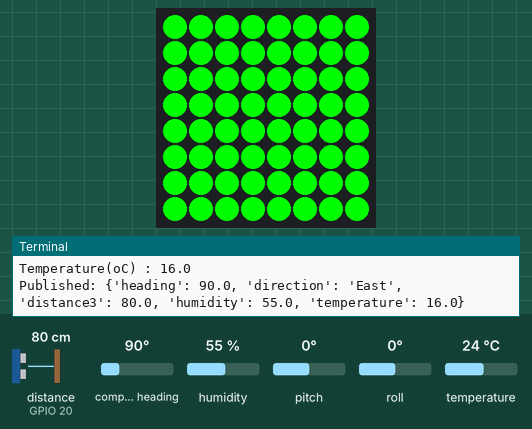
Simulated run of this program. Board: Raspberry Pi (BCM pin numbers) with a Sense HAT. On the bench: the Sense HAT's 8×8 RGB LED matrix, the last lines printed to the terminal. Inputs (shaded band) come from the test bench; at power-on: distance to the obstacle (sensor on GPIO 20) 80 cm, compass heading 90°, humidity 55 %, pitch 0°, roll 0°, temperature 24 °C. The echo pulse lasts 58.3 µs per cm; no MQTT or app messages arrive unless stated; the Sense HAT reports a negative pitch or roll as 360° plus the angle.

Above: at 1.3 s.
1.4 s: distance to the obstacle (sensor on GPIO 20) set to 7 cm
3.7 s: distance to the obstacle (sensor on GPIO 20) set to 4 cm
At 5.8 s:
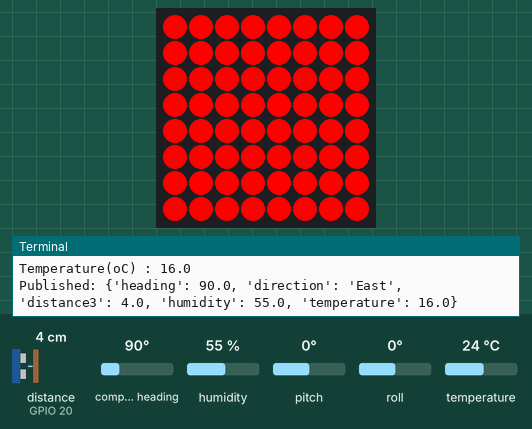
8.1 s: distance to the obstacle (sensor on GPIO 20) set to 9 cm
At 9.1 s:
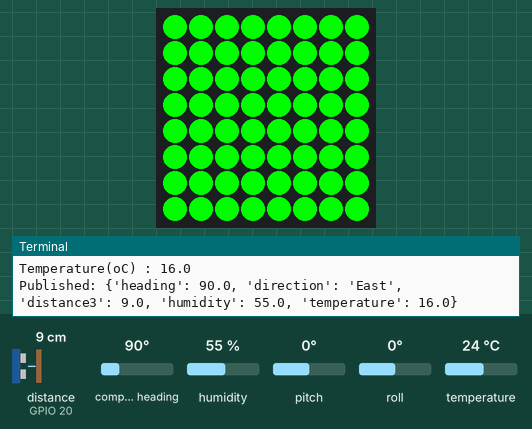
10.1 s: distance to the obstacle (sensor on GPIO 20) set to 2 cm
At 11.8 s:
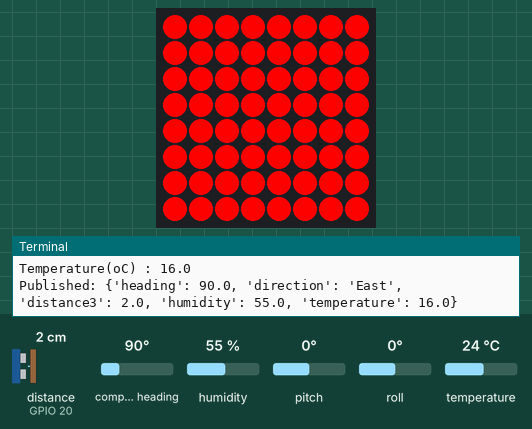
Timing chart, 0 to 13.3 s (numbered marks = the images above; inputs shaded):
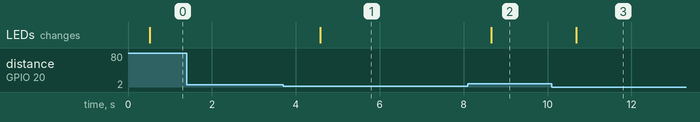

Measured:
- the behaviour switches between 6 and 5 cm on distance to the obstacle (sensor on GPIO 20) (found by bisection; images 0 and 1)
- after the input at 3.7 s, the LEDs: first change after 0.88 s (image 1 shows a later state)
- after the input at 8.1 s, the LEDs: change after 0.56 s (image 2)
- after the input at 10.1 s, the LEDs: change after 0.59 s (image 3)

The program:

06_Sensing_MQTT_1_.py
```python
#라즈베리 파이에서 측정한 센서 신호들을 하나의 문자열로 MQTT를 통해 Broker Server로 전송

from sense_hat import SenseHat
import time
from gpiozero import DistanceSensor
import math
import paho.mqtt.client as mqtt
from gpiozero.pins.pigpio import PiGPIOFactory

# GPIO 핀 번호 설정

#sensor1_trigger = 27
#sensor1_echo = 17
#sensor2_trigger = 15
#sensor2_echo = 14
sensor3_trigger = 21
sensor3_echo = 20

sense = SenseHat()

# Set pin factory
factory = PiGPIOFactory()

# 초음파 센서 객체 생성
#sensor1 = DistanceSensor(echo=sensor1_echo, trigger=sensor1_trigger, pin_factory=factory)
#sensor2 = DistanceSensor(echo=sensor2_echo, trigger=sensor2_trigger, pin_factory=factory)
sensor3 = DistanceSensor(echo=sensor3_echo, trigger=sensor3_trigger, pin_factory=factory)

# LED brightness
red = (255, 0, 0)
green = (0, 255, 0)
blue = (0, 0, 255)
white = (255, 255, 255)
out = (0, 0, 0)
angle = 0

# MQTT 설정
mqtt_broker = "localhost"  # 예: "localhost" 또는 브로커의 올바른 호스트 이름/주소
mqtt_port = 1883
mqtt_topic = "sensor/data"

# MQTT 클라이언트 초기화
client = mqtt.Client()

def get_heading():
    # Get the orientation data
    orientation = sense.get_orientation_degrees()
    pitch = orientation['pitch']
    roll = orientation['roll']
    yaw = orientation['yaw']

    # Print the yaw angle
    print(f"Pitch: {pitch:.2f} Roll: {roll:.2f} Yaw: {yaw:.2f}")
    return yaw

def on_connect(client, userdata, flags, rc):
    print("Connected with result code " + str(rc))

client.on_connect = on_connect
client.connect(mqtt_broker, mqtt_port, 60)

try:
    while True:
        # 거리 측정
        #distance1 = sensor1.distance * 100  # 거리를 센티미터로 변환
        #distance2 = sensor2.distance * 100
        distance3 = sensor3.distance * 100

        humid = sense.get_humidity()
        temp = sense.get_temperature()

        heading = get_heading()
        if heading < 22.5 or heading >= 337.5:
            direction = "North"
        elif 22.5 <= heading < 67.5:
            direction = "Northeast"
        elif 67.5 <= heading < 112.5:
            direction = "East"
        elif 112.5 <= heading < 157.5:
            direction = "Southeast"
        elif 157.5 <= heading < 202.5:
            direction = "South"
        elif 202.5 <= heading < 247.5:
            direction = "Southwest"
        elif 247.5 <= heading < 292.5:
            direction = "West"
        elif 292.5 <= heading < 337.5:
            direction = "Northwest"

        if distance3 <= 5:
            for i in range(8):
                for j in range(8):
                    sense.set_pixel(i, j, red)
        else:
            for i in range(8):
                for j in range(8):
                    sense.set_pixel(i, j, green)

        print(heading)
        print(f"Direction: {direction}")
        #print("Distance1: {:.2f} cm".format(distance1))
        #print("Distance2: {:.2f} cm".format(distance2))
        print("Distance3: {:.2f} cm".format(distance3))
        print("Humidity(%) : ", humid)
        print("Temperature(oC) :", temp - 8)

        # 센서 데이터 MQTT로 전송
        payload = {
            'heading': heading,
            'direction': direction,
            'distance3': distance3,
            'humidity': humid,
            'temperature': temp - 8  # 온도 보정
        }
        client.publish(mqtt_topic, str(payload))
        print(f"Published: {payload}")

        time.sleep(1)

except KeyboardInterrupt:
    print("종료")

finally:
    for i in range(8):
        for j in range(8):
            sense.set_pixel(i, j, out)
    #sensor1.close()
    #sensor2.close()
    sensor3.close()
    client.disconnect()
```
